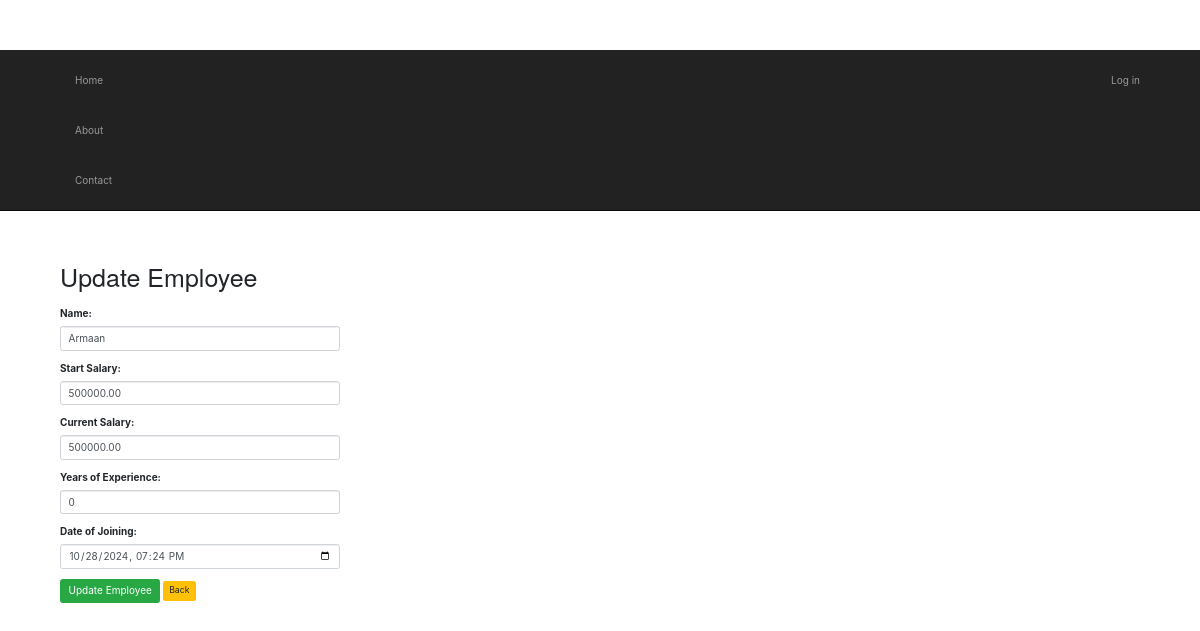
Page /employee/update/4/ on the committed database.
### app/models.py (models this page shows)
class Employee(models.Model):
    name = models.CharField(max_length=50)
    start_salary = models.DecimalField(max_digits=9, decimal_places=2, default=0.0, null=False)
    current_salary = models.DecimalField(max_digits=9, decimal_places=2, default=0.0, null=False)
    years_of_experience = models.IntegerField(null=False, default=0)
    date_of_joining = models.DateTimeField()
    created_dt = models.DateTimeField(auto_now_add=True, auto_now=False)
    updated_dt = models.DateTimeField(auto_now=True)
    class Meta:
        db_table='employee'

### EmployeeServices/views.py (the view)
# urls.py: path('employee/update/<int:pk>/', EmployeeUpdateView.as_view(), name='employee-update'),
class EmployeeUpdateView(UpdateView):
    model = Employee
    form_class = EmployeeForm
    template_name = 'app/employee_form.html'
    success_url = reverse_lazy('employee-update-success')
    def get_context_data(self, **kwargs):
        context = super().get_context_data(**kwargs)
        context['Task'] = "Update"
        return context

### EmployeeServices/forms.py
class EmployeeForm(forms.ModelForm):
    class Meta:
        model = Employee
        fields = ['name', 'start_salary', 'current_salary', 'years_of_experience', 'date_of_joining']
        widgets = {
            'name': forms.TextInput(attrs={'class': 'form-control'}),
            'start_salary': forms.NumberInput(attrs={'class': 'form-control'}),
            'current_salary': forms.NumberInput(attrs={'class': 'form-control'}),
            'years_of_experience': forms.NumberInput(attrs={'class': 'form-control'}),
            'date_of_joining': forms.DateTimeInput(attrs={'class': 'form-control', 'type': 'datetime-local'}),
        }

### app/templates/app/employee_form.html (shortened to what this page needs)
{% extends "app/layout.html" %}
{% block content %}
<!DOCTYPE html>
<html lang="en">
<head>
    <link rel="stylesheet" href="https://maxcdn.bootstrapcdn.com/bootstrap/4.5.2/css/bootstrap.min.css">
</head>
<body>
    <div class="container mt-5">
        <h1 class="mb-4">{{Task}} Employee</h1>
        <form method="post">
            <div class="form-group">
                <label for="id_name">Name:</label>
                {{ form.name }}
            </div>
            <div class="form-group">
                <label for="id_start_salary">Start Salary:</label>
                {{ form.start_salary }}
            </div>
            <div class="form-group">
                <label for="id_current_salary">Current Salary:</label>
                {{ form.current_salary }}
            </div>
            <div class="form-group">
                <label for="id_years_of_experience">Years of Experience:</label>
                {{ form.years_of_experience }}
            </div>
            <div class="form-group">
                <label for="id_date_of_joining">Date of Joining:</label>
                {{ form.date_of_joining }}
            </div>
            <button type="submit" class="btn btn-success">{{Task}} Employee</button>
            <a href="{% url 'home' %}" class="btn btn-warning btn-sm">
                 Back
            </a>
        </form>
    </div>
</body>
</html>
{% endblock %}

### app/static/app/content/site.css (style rules this page uses)
body { padding-top: 50px; padding-bottom: 20px; }
input, select, textarea { max-width: 280px; }

### rows in the picture
Employee: name "Armaan", start_salary "500000.00", current_salary "500000.00", years_of_experience "0", date_of_joining "10/28/2024 19:24"

### other values in the picture
{{ Task }} "Update"
